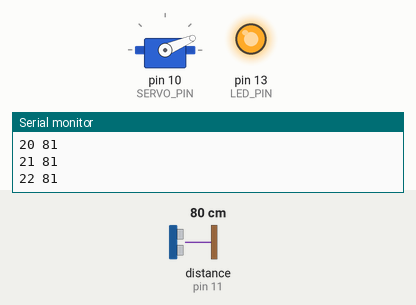
Recording of a sketch running on a simulated Arduino Uno, built with avr-gcc and run on an emulated ATmega328P. On the bench: servo, output pins drawn as LEDs (lit = HIGH), the last lines printed to the serial monitor. Inputs (shaded band) come from the test bench; at power-on: distance to the obstacle (sensor on pin 11) 80 cm. The echo pulse lasts 58.3 µs per cm.

Above: at 1.28 s.
1.3 s: distance to the obstacle (sensor on pin 11) set to 2 cm
4.3 s: distance to the obstacle (sensor on pin 11) set to 120 cm
At 4.47 s:
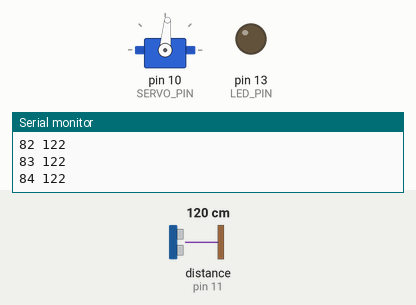
7.3 s: distance to the obstacle (sensor on pin 11) set to 101 cm
10.3 s: distance to the obstacle (sensor on pin 11) set to 92 cm
At 10.45 s:
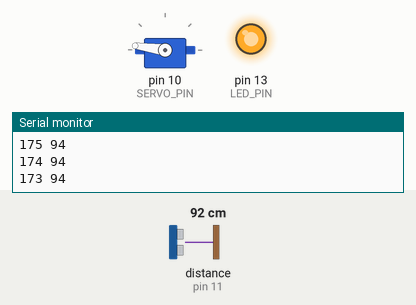
13.3 s: distance to the obstacle (sensor on pin 11) set to 250 cm
At 13.33 s:
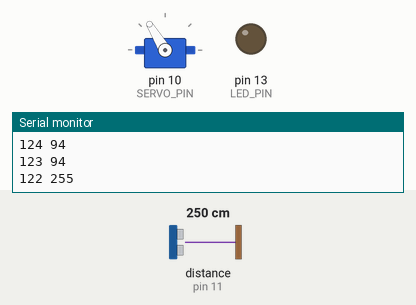
16.3 s: distance to the obstacle (sensor on pin 11) set to 97 cm
At 16.46 s:
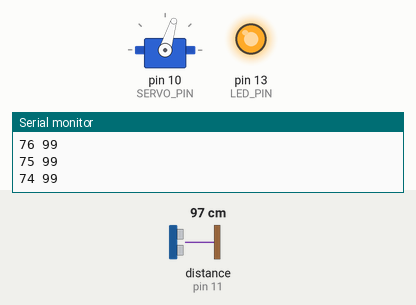
Timing chart, 0 to 27.8 s (numbered marks = the images above; inputs shaded):
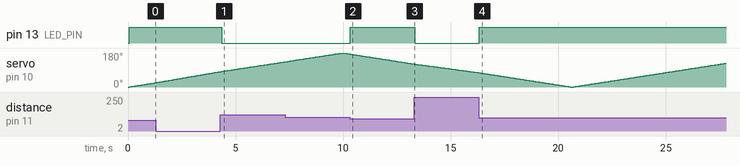

The sketch:

ArduinoRadar.ino
```cpp
#include <NewPing.h>
#include <Servo.h>

#define TRIGGER_PIN  12
#define ECHO_PIN     11
#define MAX_DISTANCE 500
#define SERVO_PIN 10
#define LED_PIN 13

Servo servo;
int angle = 0;

NewPing sonar(TRIGGER_PIN, ECHO_PIN, MAX_DISTANCE);
int distanceCM = 0;

void setup() {
  servo.attach(SERVO_PIN);
  pinMode(LED_PIN, OUTPUT);
  Serial.begin(115200);
}

void loop() {
  for (angle = 0; angle <= 180; angle++) {
    measureDistance(angle);
  }

  for (angle = 180; angle >= 0; angle--) {
    measureDistance(angle);
  }
}

void measureDistance(int angle) {
  servo.write(angle);
  delay(50);
  distanceCM = sonar.ping_cm();

  if (distanceCM < 100)
    digitalWrite(LED_PIN, HIGH);
  else
    digitalWrite(LED_PIN, LOW);

  Serial.print(angle);
  Serial.print(" ");
  Serial.print(distanceCM);
  Serial.println();
}
```

Measured:
- the behaviour switches between 98 and 97 cm on distance to the obstacle (sensor on pin 11) (found by bisection; images 1 and 2)
- after the input at 4.3 s, pin 13 (LED_PIN): HIGH → LOW after 0.05 s
- after the input at 10.3 s, pin 13 (LED_PIN): LOW → HIGH at once
- after the input at 13.3 s, pin 13 (LED_PIN): HIGH → LOW at once
- after the input at 16.3 s, pin 13 (LED_PIN): LOW → HIGH at once
